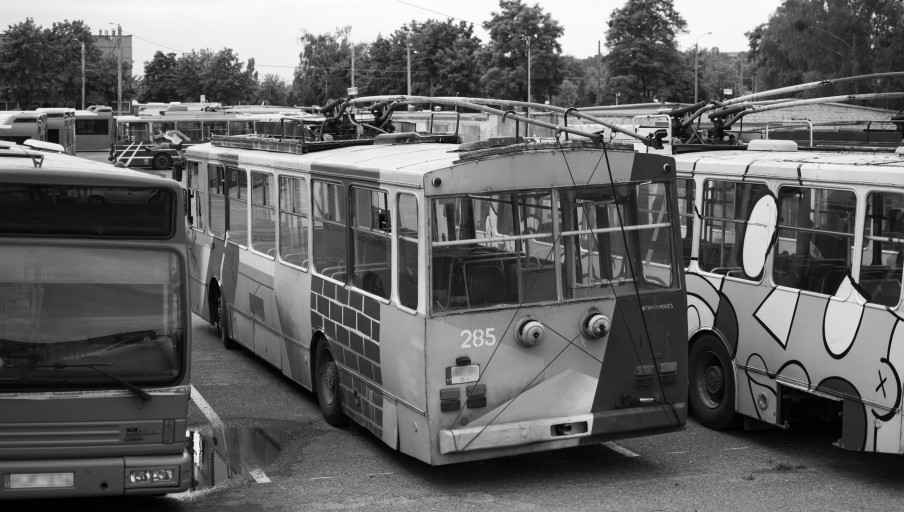
#> input picture Assignment-2/Input/TEST_IMG1.jpg, 904 x 512 px, found by its file name
$ python CannyEdgeDetector.py
#> lines starting #> are read from the running program, lines starting #| are printed output that depends on the picture
import cv2
import numpy as np
from matplotlib import pyplot as plt

img = cv2.imread('TEST_IMG1.jpg')
#> img is the input picture: shape (512, 904, 3); mean B, G, R 102.4, 100.4, 99.4

edges = cv2.Canny(img,100,200)
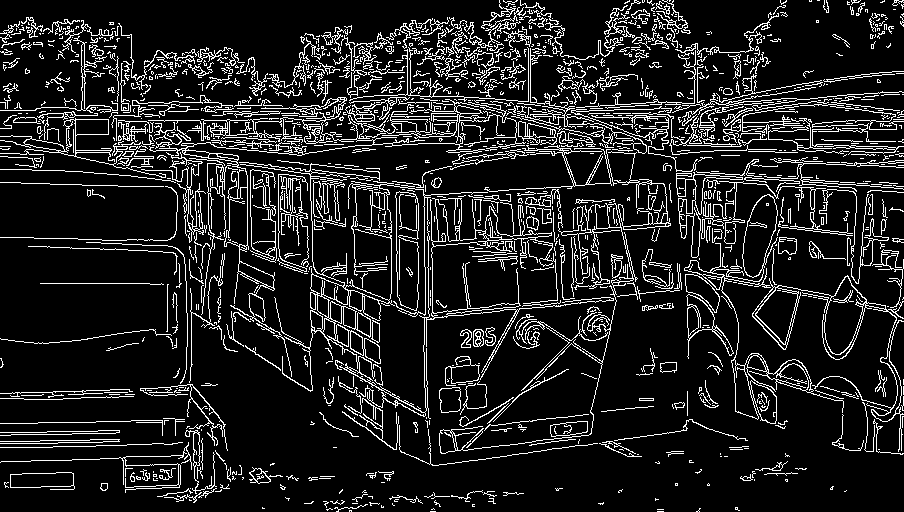
#> edges: shape (512, 904); 12.6% white in thin lines or dots

plt.subplot(121),plt.imshow(img,cmap = 'gray')
plt.title('Original Image'), plt.xticks([]), plt.yticks([])
plt.subplot(131),plt.imshow(edges,cmap = 'gray')
plt.title('Edge Image'), plt.xticks([]), plt.yticks([])
plt.show()
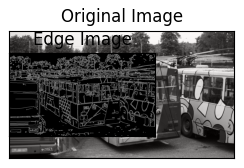
#> figure drawn by matplotlib, 2 panels; B, G, R data is drawn as R, G, B

$ run again, with Assignment-2/Input/TEST_IMG2.jpg copied over Assignment-2/Input/TEST_IMG1.jpg
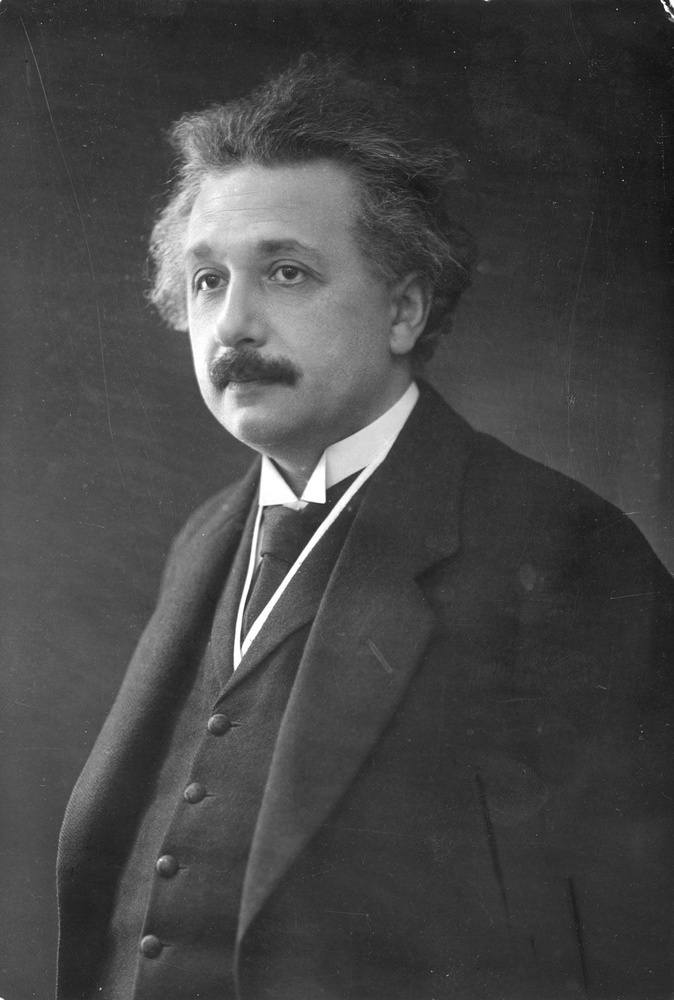
#> input picture Assignment-2/Input/TEST_IMG2.jpg, 674 x 1000 px, shrunk from 1079 x 1600 before the run, found by its file name
#> img is the input picture: shape (1000, 674, 3); min 13, max 255, mean 70
#> `edges = cv2.Canny(img,100,200)`:
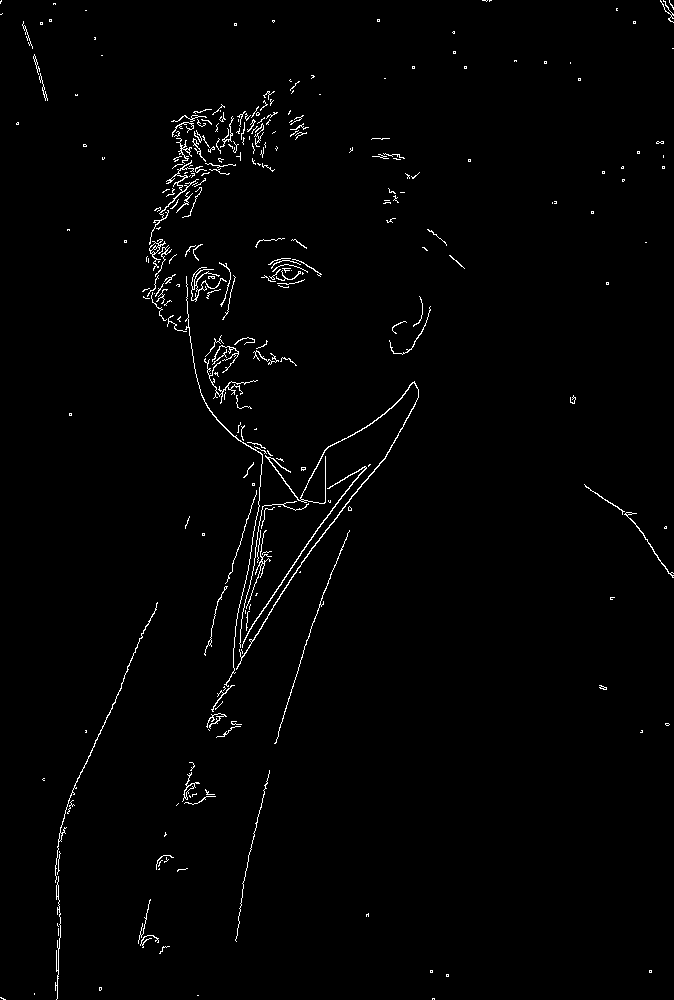
#> edges: shape (1000, 674); 1.4% white in thin lines or dots
#> `plt.show()`:
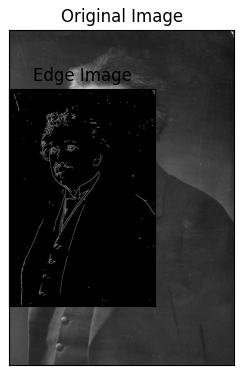
#> figure drawn by matplotlib, 2 panels
